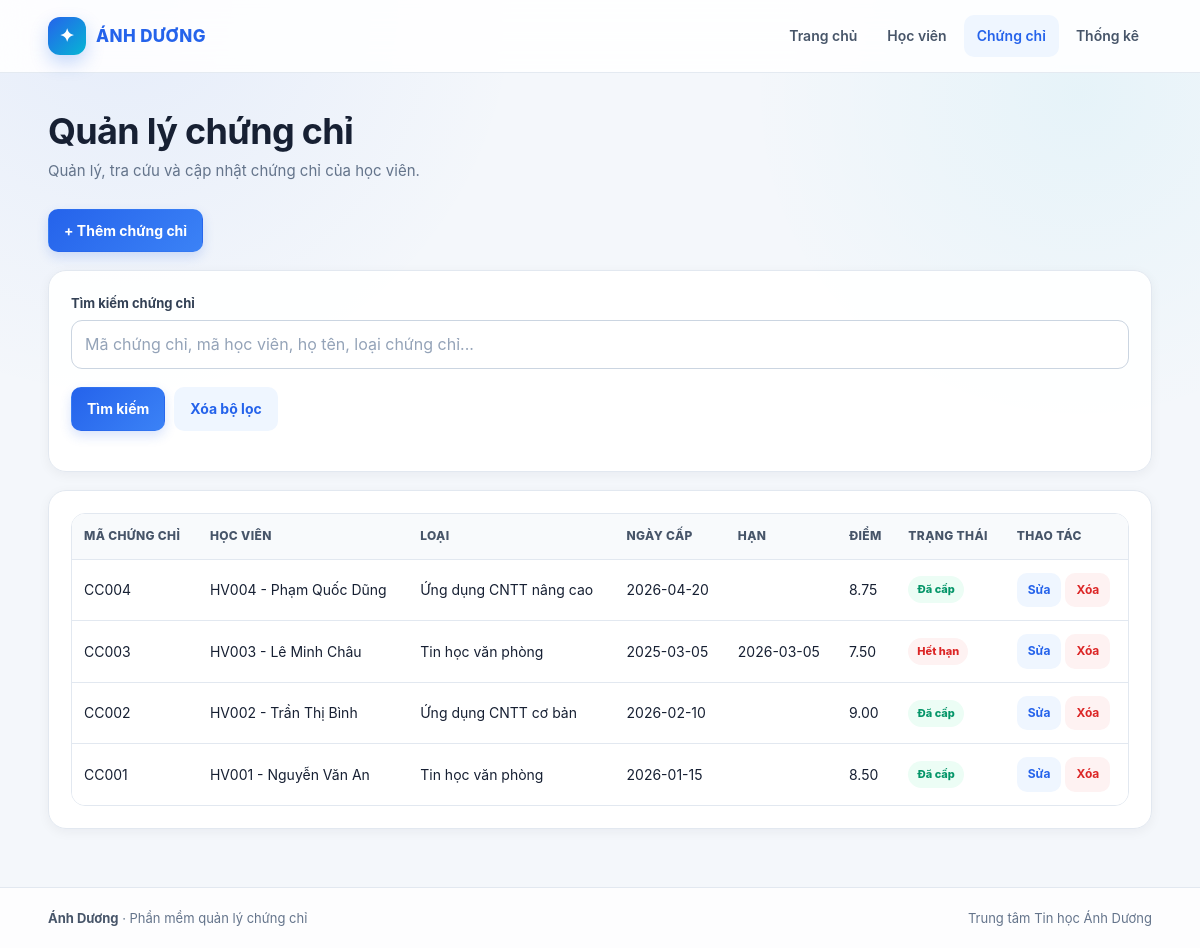
Screenshot of /admin/chungchi/index.php with the database file from the repository.
### tables this page shows
CREATE TABLE certificates (
    id INT UNSIGNED AUTO_INCREMENT PRIMARY KEY,
    certificate_code VARCHAR(50) NOT NULL UNIQUE,
    student_id INT UNSIGNED NOT NULL,
    certificate_type VARCHAR(100) NOT NULL,
    issue_date DATE NOT NULL,
    expiry_date DATE NULL,
    score DECIMAL(5,2) NULL,
    status ENUM('Đã cấp','Hết hạn','Đang xử lý') DEFAULT 'Đã cấp',
    note VARCHAR(255) NULL,
    created_at TIMESTAMP DEFAULT CURRENT_TIMESTAMP,
    CONSTRAINT fk_certificate_student
        FOREIGN KEY (student_id) REFERENCES students(id)
        ON UPDATE CASCADE ON DELETE CASCADE
);

CREATE TABLE students (
    id INT UNSIGNED AUTO_INCREMENT PRIMARY KEY,
    student_code VARCHAR(30) NOT NULL UNIQUE,
    full_name VARCHAR(100) NOT NULL,
    date_of_birth DATE NULL,
    gender ENUM('Nam','Nữ','Khác') DEFAULT 'Khác',
    phone VARCHAR(20) NULL,
    email VARCHAR(120) NULL,
    address VARCHAR(255) NULL,
    created_at TIMESTAMP DEFAULT CURRENT_TIMESTAMP
);

### admin/chungchi/index.php (the view, shortened to what this page needs)
<?php
require_once __DIR__ . '/../../config/database.php';
$q = trim($_GET['q'] ?? '');
$sql = "SELECT c.*, s.student_code, s.full_name
        FROM certificates c
        JOIN students s ON s.id = c.student_id";
$params = [];
$sql .= " ORDER BY c.id DESC";
$stmt = $pdo->prepare($sql);
$stmt->execute($params);
$certificates = $stmt->fetchAll();
require_once __DIR__ . '/../../includes/header.php';
?>
<h1>Quản lý chứng chỉ</h1>
<p class="subtitle">Quản lý, tra cứu và cập nhật chứng chỉ của học viên.</p>
<div class="actions"><a class="btn" href="form.php">+ Thêm chứng chỉ</a></div>
<form class="card" method="get">
<div class="field">
<label>Tìm kiếm chứng chỉ</label>
<input name="q" value="<?= htmlspecialchars($q) ?>" placeholder="Mã chứng chỉ, mã học viên, họ tên, loại chứng chỉ...">
</div>
<div class="actions">
<button class="btn">Tìm kiếm</button>
<a class="btn secondary" href="index.php">Xóa bộ lọc</a>
</div>
</form>
<div class="card" style="margin-top:18px">
<div class="table-wrap">
<table>
<thead><tr><th>Mã chứng chỉ</th><th>Học viên</th><th>Loại</th><th>Ngày cấp</th><th>Hạn</th><th>Điểm</th><th>Trạng thái</th><th>Thao tác</th></tr></thead>
<tbody>
<?php foreach ($certificates as $c): ?>
<tr>
<td><?= htmlspecialchars($c['certificate_code']) ?></td>
<td><?= htmlspecialchars($c['student_code'].' - '.$c['full_name']) ?></td>
<td><?= htmlspecialchars($c['certificate_type']) ?></td>
<td><?= htmlspecialchars($c['issue_date']) ?></td>
<td><?= htmlspecialchars($c['expiry_date'] ?? '') ?></td>
<td><?= htmlspecialchars($c['score'] ?? '') ?></td>
<td>
<?php $class = $c['status']==='Đã cấp'?'success':($c['status']==='Hết hạn'?'danger':''); ?>
<span class="badge <?= $class ?>"><?= htmlspecialchars($c['status']) ?></span>
</td>
<td>
<a class="btn secondary" href="form.php?id=<?= (int)$c['id'] ?>">Sửa</a>
<a class="btn danger" data-confirm="Bạn có chắc muốn xóa chứng chỉ này?" href="index.php?delete=<?= (int)$c['id'] ?>">Xóa</a>
</td>
</tr>
<?php endforeach; ?>
</tbody>
</table>
</div>
</div>
<?php require_once __DIR__ . '/../../includes/footer.php'; ?>

### public/css/style.css (style rules this page uses)
:root { --primary: #2563eb; --primary-dark: #1d4ed8; --primary-soft: #eff6ff; --accent: #06b6d4; --bg: #f4f7fb; --surface: #ffffff; --surface-soft: #f8fafc; --text: #172033; --muted: #64748b; --border: #e2e8f0; --danger: #dc2626; --danger-soft: #fef2f2; --success: #059669; --success-soft: #ecfdf5; --warning: #d97706; --warning-soft: #fffbeb; --shadow: 0 10px 30px rgba(15, 23, 42, .07); --shadow-sm: 0 3px 12px rgba(15, 23, 42, .05); }
* { box-sizing: border-box; }
html { scroll-behavior: smooth; }
body { margin: 0; font-family: Inter, ui-sans-serif, -apple-system, BlinkMacSystemFont, "Segoe UI", Roboto, Arial, sans-serif; color: var(--text); background: radial-gradient(circle at 10% 0%, rgba(37,99,235,.07), transparent 28%), radial-gradient(circle at 90% 10%, rgba(6,182,212,.06), transparent 24%), var(--bg); line-height: 1.55; }
a { color: inherit; text-decoration: none; }
button, input, select, textarea { font: inherit; }
h1 { margin: 0 0 7px; font-size: clamp(28px, 3vw, 38px); line-height: 1.15; letter-spacing: -.7px; }
.subtitle { color: var(--muted); margin: 0 0 26px; font-size: 15px; }
.card { background: rgba(255,255,255,.96); border: 1px solid var(--border); border-radius: 18px; padding: 22px; box-shadow: var(--shadow-sm); }
.actions { display: flex; gap: 9px; flex-wrap: wrap; margin: 18px 0; }
.btn { display: inline-flex; align-items: center; justify-content: center; gap: 7px; border: 1px solid transparent; border-radius: 10px; padding: 10px 15px; cursor: pointer; background: linear-gradient(135deg, var(--primary), #3b82f6); color: #fff; font-weight: 700; font-size: 14px; box-shadow: 0 5px 12px rgba(37,99,235,.18); transition: .2s ease; }
.btn.secondary { background: var(--primary-soft); color: var(--primary); box-shadow: none; }
.btn.danger { background: var(--danger-soft); color: var(--danger); box-shadow: none; }
.field { display: flex; flex-direction: column; gap: 7px; }
label { font-weight: 700; font-size: 13px; color: #334155; }
input, select, textarea { width: 100%; padding: 11px 13px; border: 1px solid #cbd5e1; border-radius: 11px; background: #fff; color: var(--text); outline: none; transition: .18s ease; }
input::placeholder, textarea::placeholder { color: #94a3b8; }
.table-wrap { overflow-x: auto; border: 1px solid var(--border); border-radius: 14px; }
table { width: 100%; border-collapse: separate; border-spacing: 0; background: #fff; }
th, td { padding: 13px 12px; border-bottom: 1px solid var(--border); text-align: left; vertical-align: middle; }
th { background: #f8fafc; color: #475569; font-size: 12px; text-transform: uppercase; letter-spacing: .35px; font-weight: 800; white-space: nowrap; }
tbody tr:last-child td { border-bottom: 0; }
td { font-size: 14px; }
td .btn { padding: 7px 10px; font-size: 12px; }
.badge { display: inline-flex; align-items: center; padding: 5px 9px; border-radius: 999px; font-size: 11px; font-weight: 800; background: var(--primary-soft); color: var(--primary); white-space: nowrap; }
.badge.success { background: var(--success-soft); color: var(--success); }
.badge.danger { background: var(--danger-soft); color: var(--danger); }

### rows the page displays
certificates: certificate_code "CC004", student.full_name "HV004 - Phạm Quốc Dũng", certificate_type "Ứng dụng CNTT nâng cao", issue_date "2026-04-20", score "8.75", status "Đã cấp"
certificates: certificate_code "CC003", student.full_name "HV003 - Lê Minh Châu", certificate_type "Tin học văn phòng", issue_date "2025-03-05", expiry_date "2026-03-05", score "7.50", status "Hết hạn"
certificates: certificate_code "CC002", student.full_name "HV002 - Trần Thị Bình", certificate_type "Ứng dụng CNTT cơ bản", issue_date "2026-02-10", score "9.00", status "Đã cấp"
certificates: certificate_code "CC001", student.full_name "HV001 - Nguyễn Văn An", certificate_type "Tin học văn phòng", issue_date "2026-01-15", score "8.50", status "Đã cấp"
